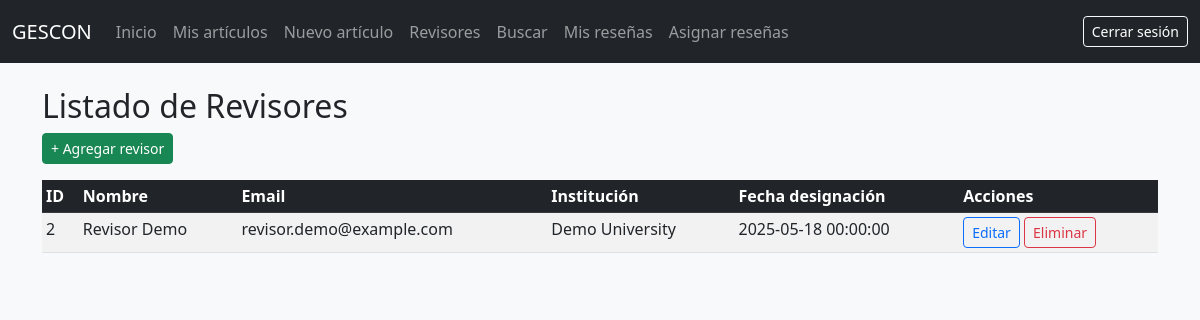
Page /PHP/revisores.php (signed in) on the committed database.
### tables this page shows
CREATE TABLE Revisor (
                         id_usuario        INT PRIMARY KEY,
                         institucion       VARCHAR(255),
                         fecha_designacion DATETIME,
                         FOREIGN KEY (id_usuario)
                             REFERENCES Usuario(id_usuario)
                             ON DELETE CASCADE
);

CREATE TABLE Usuario (
                         id_usuario      INT AUTO_INCREMENT PRIMARY KEY,
                         nombre          VARCHAR(100)  NOT NULL,
                         email           VARCHAR(255)  NOT NULL UNIQUE,
                         password_hash   CHAR(60)      NOT NULL,    
                         fecha_registro  DATETIME      NOT NULL DEFAULT CURRENT_TIMESTAMP,
                         activo          BOOLEAN       NOT NULL DEFAULT TRUE
);

### PHP/revisores.php (called while the page is built, shortened)
<?php
require_once __DIR__ . '/config/db.php';
$sql = "
  SELECT u.id_usuario, u.nombre, u.email,
         r.institucion, r.fecha_designacion
  FROM   Revisor r
  JOIN   Usuario u ON u.id_usuario = r.id_usuario
  ORDER BY u.nombre ASC
";
$revisores = $pdo->query($sql)->fetchAll(PDO::FETCH_ASSOC);
include __DIR__ . '/layout.php';

### PHP/revisores_view.php (the view)
<h2>Listado de Revisores</h2>
<p>
    <a href="/gescon/PHP/router.php?page=revisor_crear" class="btn btn-sm btn-success">
        + Agregar revisor
    </a>
</p>
<?php if (empty($revisores)): ?>
    <p>No hay revisores registrados.</p>
<?php else: ?>
    <table class="table table-striped table-sm">
        <thead class="table-dark">
        <tr>
            <th>ID</th>
            <th>Nombre</th>
            <th>Email</th>
            <th>Institución</th>
            <th>Fecha designación</th>
            <th>Acciones</th>
        </tr>
        </thead>
        <tbody>
        <?php foreach ($revisores as $r): ?>
            <tr>
                <td><?= $r['id_usuario'] ?></td>
                <td><?= htmlspecialchars($r['nombre']) ?></td>
                <td><?= htmlspecialchars($r['email']) ?></td>
                <td><?= htmlspecialchars($r['institucion']) ?></td>
                <td><?= $r['fecha_designacion'] ?></td>
                <td>
                    <a href="/gescon/PHP/router.php?page=revisor_editar&id=<?= $r['id_usuario'] ?>"
                       class="btn btn-sm btn-outline-primary">Editar</a>
                    <a href="/gescon/PHP/router.php?page=revisor_eliminar&id=<?= $r['id_usuario'] ?>"
                       class="btn btn-sm btn-outline-danger"
                       onclick="return confirm('¿Eliminar revisor?');">Eliminar</a>
                </td>
            </tr>
        <?php endforeach; ?>
        </tbody>
    </table>
<?php endif; ?>

### PHP/layout.php (shortened to what this page needs)
<!DOCTYPE html>
<html lang="es">
<head>
    <link href="https://cdn.jsdelivr.net/npm/bootstrap@5.3.0/dist/css/bootstrap.min.css" rel="stylesheet">
</head>
<body class="bg-light">
<nav class="navbar navbar-expand-lg navbar-dark bg-dark">
    <div class="container-fluid">
        <a class="navbar-brand" href="/gescon/PHP/router.php?page=dashboard">GESCON</a>
        <div class="collapse navbar-collapse">
            <ul class="navbar-nav me-auto mb-2 mb-lg-0">
                <li class="nav-item"><a class="nav-link" href="/gescon/PHP/router.php?page=dashboard">Inicio</a></li>
                <li class="nav-item"><a class="nav-link" href="/gescon/PHP/router.php?page=articulos">Mis artículos</a></li>
                <li class="nav-item"><a class="nav-link" href="/gescon/PHP/router.php?page=articulo_crear">Nuevo artículo</a></li>
                <li class="nav-item"><a class="nav-link" href="/gescon/PHP/router.php?page=revisores">Revisores</a></li>
                <li class="nav-item"><a class="nav-link" href="/gescon/PHP/router.php?page=busqueda">Buscar</a></li>
                <li class="nav-item"><a class="nav-link" href="/gescon/PHP/router.php?page=resenas_mias">Mis reseñas</a></li>
                <li class="nav-item"><a class="nav-link" href="/gescon/PHP/router.php?page=resenas_asignar">Asignar reseñas</a></li>
            </ul>
            <span class="navbar-text">
          <a href="/gescon/PHP/logout.php" class="btn btn-outline-light btn-sm">Cerrar sesión</a>
        </span>
        </div>
    </div>
</nav>
<main class="container mt-4">
    <?php include $contenido; ?>
</main>
</body>
</html>

### rows in the picture
revisor: id_usuario.id_usuario "2", id_usuario.nombre "Revisor Demo", id_usuario.email "revisor.demo@example.com", institucion "Demo University", fecha_designacion "2025-05-18 00:00:00"
